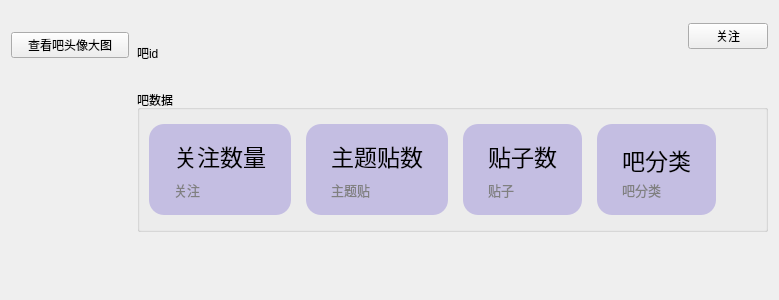
     <widget class="QWidget" name="stackedWidgetPage1">
      <layout class="QGridLayout" name="gridLayout" columnstretch="0,0,1">
       <property name="horizontalSpacing">
        <number>8</number>
       </property>
       <property name="verticalSpacing">
        <number>6</number>
       </property>
       <item row="0" column="1" colspan="2">
        <layout class="QGridLayout" name="gridLayout_9" columnstretch="1,0">
         <property name="verticalSpacing">
          <number>8</number>
         </property>
         <item row="1" column="1">
          <widget class="QPushButton" name="pushButton">
           <property name="font">
            <font>
             <pointsize>9</pointsize>
            </font>
           </property>
           <property name="text">
            <string>关注</string>
           </property>
          </widget>
         </item>
         <item row="2" column="0" colspan="2">
          <widget class="QLabel" name="label_5">
           <property name="font">
            <font>
             <pointsize>9</pointsize>
            </font>
           </property>
           <property name="text">
            <string/>
           </property>
           <property name="alignment">
            <set>Qt::AlignLeading|Qt::AlignLeft|Qt::AlignTop</set>
           </property>
           <property name="wordWrap">
            <bool>true</bool>
           </property>
           <property name="textInteractionFlags">
            <set>Qt::TextBrowserInteraction</set>
           </property>
          </widget>
         </item>
         <item row="1" column="0">
          <layout class="QVBoxLayout" name="verticalLayout_3">
           <property name="spacing">
            <number>6</number>
           </property>
           <property name="bottomMargin">
            <number>0</number>
           </property>
           <item>
            <widget class="QLabel" name="label_2">
             <property name="font">
              <font>
               <family>微软雅黑</family>
               <pointsize>15</pointsize>
               <bold>true</bold>
              </font>
             </property>
             <property name="text">
              <string/>
             </property>
             <property name="textInteractionFlags">
              <set>Qt::TextBrowserInteraction</set>
             </property>
            </widget>
           </item>
           <item>
            <widget class="QLabel" name="label_11">
             <property name="font">
              <font>
               <pointsize>9</pointsize>
              </font>
             </property>
             <property name="text">
              <string>吧id</string>
             </property>
             <property name="textInteractionFlags">
              <set>Qt::TextBrowserInteraction</set>
             </property>
            </widget>
           </item>
          </layout>
         </item>
        </layout>
       </item>
       <item row="0" column="0" rowspan="3">
        <layout class="QVBoxLayout" name="verticalLayout_4">
         <property name="spacing">
          <number>7</number>
         </property>
         <property name="topMargin">
          <number>0</number>
         </property>
         <item>
          <widget class="QLabel" name="label">
           <property name="text">
            <string/>
           </property>
           <property name="alignment">
            <set>Qt::AlignCenter</set>
           </property>
          </widget>
         </item>
         <item>
          <widget class="QPushButton" name="pushButton_7">
           <property name="text">
            <string>查看吧头像大图</string>
           </property>
          </widget>
         </item>
         <item>
          <spacer name="verticalSpacer">
           <property name="orientation">
            <enum>Qt::Vertical</enum>
           </property>
           <property name="sizeHint" stdset="0">
            <size>
             <width>118</width>
             <height>231</height>
            </size>
           </property>
          </spacer>
         </item>
        </layout>
       </item>
       <item row="1" column="1" colspan="2">
        <widget class="QGroupBox" name="groupBox_2">
         <property name="title">
          <string>吧数据</string>
         </property>
         <property name="flat">
          <bool>true</bool>
         </property>
         <layout class="QGridLayout" name="gridLayout_20">
          <property name="leftMargin">
           <number>9</number>
          </property>
          <property name="topMargin">
           <number>9</number>
          </property>
          <item row="0" column="0">
           <widget class="QFrame" name="frame_3">
            <property name="styleSheet">
             <string notr="true"/>
            </property>
            <layout class="QGridLayout" name="gridLayout_19" columnstretch="2">
             <property name="leftMargin">
              <number>0</number>
             </property>
             <property name="topMargin">
              <number>5</number>
             </property>
             <property name="rightMargin">
              <number>0</number>
             </property>
             <property name="bottomMargin">
              <number>5</number>
             </property>
             <item row="2" column="0">
              <layout class="QGridLayout" name="gridLayout_14" columnstretch="0,0">
               <property name="bottomMargin">
                <number>0</number>
               </property>
               <property name="spacing">
                <number>15</number>
               </property>
               <item row="0" column="0" colspan="2">
                <layout class="QHBoxLayout" name="horizontalLayout_3">
                 <property name="spacing">
                  <number>15</number>
                 </property>
                 <property name="leftMargin">
                  <number>0</number>
                 </property>
                 <item>
                  <widget class="QFrame" name="frame">
                   <property name="styleSheet">
                    <string notr="true">QFrame#frame{
	background-color: rgba(91, 68, 200, 70);
	border-radius: 15px;
}</string>
                   </property>
                   <layout class="QGridLayout" name="gridLayout_15">
                    <property name="leftMargin">
                     <number>25</number>
                    </property>
                    <property name="topMargin">
                     <number>15</number>
                    </property>
                    <property name="rightMargin">
                     <number>25</number>
                    </property>
                    <property name="bottomMargin">
                     <number>15</number>
                    </property>
                    <property name="spacing">
                     <number>7</number>
                    </property>
                    <item row="0" column="0">
                     <widget class="QLabel" name="label_3">
                      <property name="font">
                       <font>
                        <family>微软雅黑</family>
                        <pointsize>17</pointsize>
                       </font>
                      </property>
                      <property name="text">
                       <string>关注数量</string>
                      </property>
                      <property name="alignment">
                       <set>Qt::AlignBottom|Qt::AlignLeading|Qt::AlignLeft</set>
                      </property>
                      <property name="textInteractionFlags">
                       <set>Qt::NoTextInteraction</set>
                      </property>
                     </widget>
                    </item>
                    <item row="1" column="0">
                     <widget class="QLabel" name="label_19">
                      <property name="font">
                       <font>
                        <pointsize>10</pointsize>
                       </font>
                      </property>
                      <property name="styleSheet">
                       <string notr="true">QLabel{color: grey;}</string>
                      </property>
                      <property name="text">
                       <string>关注</string>
                      </property>
                      <property name="alignment">
                       <set>Qt::AlignBottom|Qt::AlignLeading|Qt::AlignLeft</set>
                      </property>
                     </widget>
                    </item>
                   </layout>
                  </widget>
                 </item>
                 <item>
                  <widget class="QFrame" name="frame_6">
                   <property name="styleSheet">
                    <string notr="true">QFrame#frame_6{
	background-color: rgba(91, 68, 200, 70);
	border-radius: 15px;
}</string>
                   </property>
                   <layout class="QGridLayout" name="gridLayout_17">
                    <property name="leftMargin">
                     <number>25</number>
                    </property>
                    <property name="topMargin">
                     <number>15</number>
                    </property>
                    <property name="rightMargin">
                     <number>25</number>
                    </property>
                    <property name="bottomMargin">
                     <number>15</number>
                    </property>
                    <property name="verticalSpacing">
                     <number>7</number>
                    </property>
                    <item row="1" column="0">
                     <widget class="QLabel" name="label_22">
                      <property name="font">
                       <font>
                        <pointsize>10</pointsize>
                       </font>
                      </property>
                      <property name="styleSheet">
                       <string notr="true">QLabel{color: grey;}</string>
                      </property>
                      <property name="text">
                       <string>主题贴</string>
                      </property>
                      <property name="alignment">
                       <set>Qt::AlignBottom|Qt::AlignLeading|Qt::AlignLeft</set>
                      </property>
                     </widget>
                    </item>
                    <item row="0" column="0">
                     <widget class="QLabel" name="label_13">
                      <property name="font">
                       <font>
                        <family>微软雅黑</family>
                        <pointsize>17</pointsize>
                       </font>
                      </property>
                      <property name="text">
                       <string>主题贴数</string>
                      </property>
                      <property name="alignment">
                       <set>Qt::AlignBottom|Qt::AlignLeading|Qt::AlignLeft</set>
                      </property>
                      <property name="textInteractionFlags">
                       <set>Qt::NoTextInteraction</set>
                      </property>
                     </widget>
                    </item>
                   </layout>
                  </widget>
                 </item>
                 <item>
                  <widget class="QFrame" name="frame_2">
                   <property name="styleSheet">
                    <string notr="true">QFrame#frame_2{
	background-color: rgba(91, 68, 200, 70);
	border-radius: 15px;
}</string>
                   </property>
                   <layout class="QGridLayout" name="gridLayout_16">
                    <property name="leftMargin">
                     <number>25</number>
                    </property>
                    <property name="topMargin">
                     <number>15</number>
                    </property>
                    <property name="rightMargin">
                     <number>25</number>
                    </property>
                    <property name="bottomMargin">
                     <number>15</number>
                    </property>
                    <property name="spacing">
                     <number>7</number>
                    </property>
                    <item row="0" column="0">
                     <widget class="QLabel" name="label_4">
                      <property name="font">
                       <font>
                        <family>微软雅黑</family>
                        <pointsize>17</pointsize>
                       </font>
                      </property>
                      <property name="text">
                       <string>贴子数</string>
                      </property>
                      <property name="alignment">
                       <set>Qt::AlignBottom|Qt::AlignLeading|Qt::AlignLeft</set>
                      </property>
                      <property name="textInteractionFlags">
                       <set>Qt::NoTextInteraction</set>
                      </property>
                     </widget>
                    </item>
                    <item row="1" column="0">
                     <widget class="QLabel" name="label_20">
                      <property name="font">
                       <font>
                        <pointsize>10</pointsize>
                       </font>
                      </property>
                      <property name="styleSheet">
                       <string notr="true">QLabel{color: grey;}</string>
                      </property>
                      <property name="text">
                       <string>贴子</string>
                      </property>
                      <property name="alignment">
                       <set>Qt::AlignBottom|Qt::AlignLeading|Qt::AlignLeft</set>
                      </property>
                     </widget>
                    </item>
                   </layout>
                  </widget>
                 </item>
                 <item>
                  <widget class="QFrame" name="frame_7">
                   <property name="styleSheet">
                    <string notr="true">QFrame#frame_7{
	background-color: rgba(91, 68, 200, 70);
	border-radius: 15px;
}</string>
                   </property>
                   <layout class="QGridLayout" name="gridLayout_18" rowstretch="0,0">
                    <property name="leftMargin">
                     <number>25</number>
                    </property>
                    <property name="topMargin">
                     <number>15</number>
                    </property>
                    <property name="rightMargin">
                     <number>25</number>
                    </property>
                    <property name="bottomMargin">
                     <number>15</number>
                    </property>
                    <property name="spacing">
                     <number>7</number>
                    </property>
                    <item row="0" column="0" colspan="2">
                     <widget class="QLabel" name="label_12">
                      <property name="font">
                       <font>
                        <family>微软雅黑</family>
                        <pointsize>17</pointsize>
                       </font>
                      </property>
                      <property name="text">
                       <string>吧分类</string>
                      </property>
                      <property name="alignment">
                       <set>Qt::AlignBottom|Qt::AlignLeading|Qt::AlignLeft</set>
                      </property>
                      <property name="textInteractionFlags">
                       <set>Qt::NoTextInteraction</set>
                      </property>
                     </widget>
                    </item>
                    <item row="1" column="0" colspan="2">
                     <widget class="QLabel" name="label_23">
                      <property name="maximumSize">
                       <size>
                        <width>16777215</width>
                        <height>16</height>
                       </size>
                      </property>
                      <property name="font">
                       <font>
                        <pointsize>10</pointsize>
                       </font>
                      </property>
                      <property name="styleSheet">
                       <string notr="true">QLabel{color: grey;}</string>
                      </property>
                      <property name="text">
                       <string>吧分类</string>
                      </property>
                      <property name="alignment">
                       <set>Qt::AlignBottom|Qt::AlignLeading|Qt::AlignLeft</set>
                      </property>
                     </widget>
                    </item>
                   </layout>
                  </widget>
                 </item>
                 <item>
                  <spacer name="horizontalSpacer_8">
                   <property name="orientation">
                    <enum>Qt::Horizontal</enum>
                   </property>
                   <property name="sizeHint" stdset="0">
                    <size>
                     <width>40</width>
                     <height>20</height>
                    </size>
                   </property>
                  </spacer>
                 </item>
                </layout>
               </item>
              </layout>
             </item>
            </layout>
           </widget>
          </item>
         </layout>
        </widget>
       </item>
       <item row="2" column="1" colspan="2">
        <spacer name="verticalSpacer_2">
         <property name="orientation">
          <enum>Qt::Vertical</enum>
         </property>
         <property name="sizeHint" stdset="0">
          <size>
           <width>20</width>
           <height>40</height>
          </size>
         </property>
        </spacer>
       </item>
      </layout>
     </widget>
